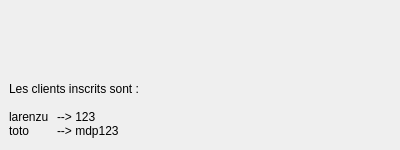
<?xml version="1.0" encoding="UTF-8"?>
<ui version="4.0">
 <class>Serveur</class>
 <widget class="QMainWindow" name="Serveur">
  <property name="geometry">
   <rect>
    <x>0</x>
    <y>0</y>
    <width>400</width>
    <height>150</height>
   </rect>
  </property>
  <property name="minimumSize">
   <size>
    <width>400</width>
    <height>150</height>
   </size>
  </property>
  <property name="maximumSize">
   <size>
    <width>400</width>
    <height>150</height>
   </size>
  </property>
  <property name="windowTitle">
   <string>Serveur</string>
  </property>
  <widget class="QWidget" name="centralwidget">
   <layout class="QVBoxLayout" name="verticalLayout">
    <item>
     <widget class="QLabel" name="lb_info">
      <property name="text">
       <string/>
      </property>
     </widget>
    </item>
    <item>
     <widget class="QLabel" name="label">
      <property name="inputMethodHints">
       <set>Qt::ImhMultiLine</set>
      </property>
      <property name="text">
       <string>Les clients inscrits sont :

larenzu 	--&gt; 123
toto 	--&gt; mdp123</string>
      </property>
     </widget>
    </item>
   </layout>
  </widget>
 </widget>
 <resources/>
 <connections/>
</ui>
